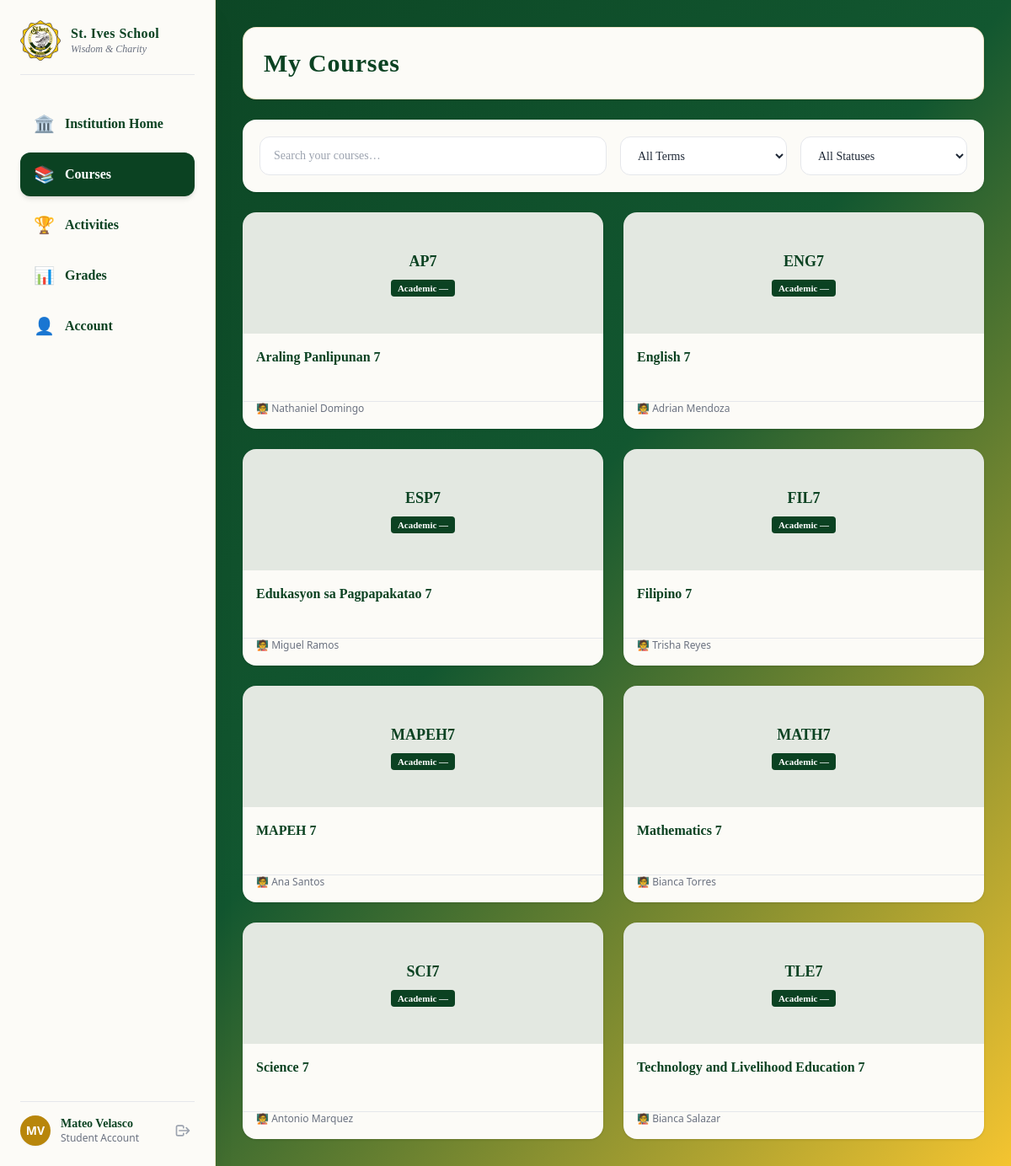
/student/courses.php (signed in), run on the app's committed database.
### tables this page shows
CREATE TABLE IF NOT EXISTS `courses` (
  `Course_ID` INT NOT NULL AUTO_INCREMENT,
  `CourseCode` VARCHAR(45) NOT NULL,
  `CourseName` VARCHAR(45) NOT NULL,
  `Status` VARCHAR(45) NOT NULL,
  `FK_Section_ID` INT NULL DEFAULT NULL,
  PRIMARY KEY (`Course_ID`),
  INDEX `fk_Courses_Section_idx` (`FK_Section_ID` ASC),
  CONSTRAINT `fk_Courses_Section`
    FOREIGN KEY (`FK_Section_ID`)
    REFERENCES `section` (`Section_ID`)
    ON DELETE CASCADE
    ON UPDATE CASCADE);

### student/courses.php (the view, shortened to what this page needs)
<?php
include '../config/db.php';
$student_id = $_SESSION['user_id'];
$where_parts = ["e.FK_User_ID = :student_id", "e.EnrollmentStatus = 'Enrolled'"];
$params      = [':student_id' => $student_id];
$where_sql = implode(' AND ', $where_parts);
try {
    $stmt = $pdo->prepare("
        SELECT c.Course_ID, c.CourseCode, c.CourseName, c.Status, sec.SectionName, gl.GradeName,
               CONCAT(u.FirstName, ' ', u.LastName) AS InstructorName
        FROM Courses c
        INNER JOIN Enrollment e         ON c.Course_ID = e.FK_Course_ID
        INNER JOIN Users stu            ON e.FK_User_ID = stu.User_ID
        LEFT  JOIN Section sec          ON c.FK_Section_ID = sec.Section_ID
        LEFT  JOIN GradeLevel gl        ON sec.FK_GradeLevel_ID = gl.GradeLevel_ID
        LEFT  JOIN CourseInstructors ci ON c.Course_ID = ci.FK_Course_ID
        LEFT  JOIN Users u              ON ci.FK_User_ID = u.User_ID
        WHERE $where_sql
        ORDER BY c.CourseCode ASC
    ");
    $stmt->execute($params);
    $enrolled_courses = $stmt->fetchAll();
} catch (PDOException $e) { die("Error: " . $e->getMessage()); }
?>
<!DOCTYPE html>
<html lang="en">
<head>
    <script src="https://cdn.tailwindcss.com"></script>
</head>
<body class="bg-gradient-to-br from-school-green via-[#125730] to-school-yellow min-h-screen font-serif text-gray-800 flex flex-col md:flex-row">
    <?php include '../includes/sidebar.php'; ?>
    <main class="ml-0 md:ml-64 flex-1 p-4 sm:p-8 min-h-screen w-full">
        <section class="bg-[#fcfbf7] rounded-2xl p-6 shadow border border-school-gold/20 mb-6"><h1 class="text-3xl font-bold tracking-wide text-school-green">My Courses</h1></section>
        <section class="bg-[#fcfbf7] rounded-2xl p-5 shadow mb-6">
            <form method="GET" action="courses.php" class="grid grid-cols-1 lg:grid-cols-4 gap-4">
                <input type="text" id="searchInput" placeholder="Search your courses…" class="lg:col-span-2 border rounded-xl px-4 py-3 text-sm">
                <select name="term" onchange="this.form.submit()" class="border rounded-xl px-4 py-3 text-sm bg-white">
                    <option value="0">All Terms</option>
                </select>
                <select name="status" onchange="this.form.submit()" class="border rounded-xl px-4 py-3 text-sm bg-white">
                    <option value="">All Statuses</option>
                </select>
            </form>
        </section>
        <div id="courseGrid" class="grid grid-cols-1 md:grid-cols-2 xl:grid-cols-4 gap-6">
            <?php foreach ($enrolled_courses as $course): ?>
                <a href="view-course.php?course_id=<?= $course['Course_ID'] ?>" data-search="<?= strtolower(htmlspecialchars($course['CourseCode'] . ' ' . $course['CourseName'])) ?>" class="course-card group block bg-[#fcfbf7] rounded-2xl shadow overflow-hidden hover:shadow-lg transition">
                    <div class="w-full h-36 bg-school-green/10 flex flex-col items-center justify-center text-school-green text-center p-2">
                        <span class="font-bold text-lg"><?= htmlspecialchars($course['CourseCode']) ?></span>
                        <span class="text-[11px] bg-school-green text-white px-2 py-0.5 rounded mt-2 font-semibold"><?= htmlspecialchars($course['GradeName'] ?? 'Academic') ?> — <?= htmlspecialchars($course['SectionName']) ?></span>
                    </div>
                    <div class="p-4"><h3 class="text-md font-bold text-school-green line-clamp-2 h-12"><?= htmlspecialchars($course['CourseName']) ?></h3></div>
                    <div class="p-4 pt-0 border-t flex justify-between items-center text-xs text-gray-500 font-sans"><p class="truncate">🧑‍🏫 <?= htmlspecialchars($course['InstructorName'] ?? 'Staff Assigned') ?></p></div>
                </a>
            <?php endforeach; ?>
        </div>
    </main>
</body>
</html>

### data on the page
courses: CourseCode "AP7", GradeName "Academic", CourseName "Araling Panlipunan 7", InstructorName "Nathaniel Domingo"
courses: CourseCode "ENG7", GradeName "Academic", CourseName "English 7", InstructorName "Adrian Mendoza"
courses: CourseCode "ESP7", GradeName "Academic", CourseName "Edukasyon sa Pagpapakatao 7", InstructorName "Miguel Ramos"
courses: CourseCode "FIL7", GradeName "Academic", CourseName "Filipino 7", InstructorName "Trisha Reyes"
courses: CourseCode "MAPEH7", GradeName "Academic", CourseName "MAPEH 7", InstructorName "Ana Santos"
courses: CourseCode "MATH7", GradeName "Academic", CourseName "Mathematics 7", InstructorName "Bianca Torres"
courses: CourseCode "SCI7", GradeName "Academic", CourseName "Science 7", InstructorName "Antonio Marquez"
courses: CourseCode "TLE7", GradeName "Academic", CourseName "Technology and Livelihood Education 7", InstructorName "Bianca Salazar"

### other printed values
$sidebar_init "MV"
$sidebar_name "Mateo Velasco"
$sidebar_role "Student"
